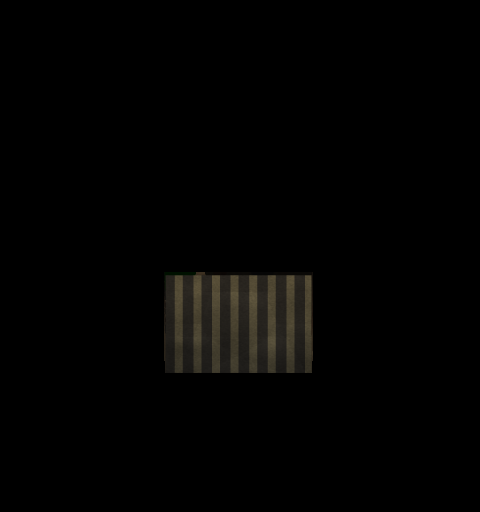
#> input picture resources/custom-art/ts-buildings-hd/tsweap/1-under-door/war-factory-under-00.png, 480 x 512 px
$ python -i ypreview.py   (imports and definitions only)
#> lines starting #> are read from the running program, lines starting #| are printed output that depends on the picture; pictures that were not available may be replaced by others from this repository, and a replacement may not be noted
"""Previews for the Construction Yard (checkpoint and delivery)."""
import numpy as np
from PIL import Image, ImageDraw

HAND = '/home/claude/work/ts/ts-buildings-hd-handoff/01-TSFACT'
PKG = '/home/claude/work/pkg'
BG = (90, 100, 80, 255)
GRID = (82, 92, 72, 255)
YARD_HEAD = 52                       # RA canvas: 384 x 360, the plot at y 52 .. 308


def on_bg(im, bg=BG):
    b = Image.new('RGBA', im.size, bg); b.alpha_composite(im.convert('RGBA')); return b


def label(im, text, xy=(6, 4), fill=(255, 255, 0, 255)):
    ImageDraw.Draw(im).text(xy, text, fill=fill)
    return im


# [15 lines left out: functions canvas, paste, not called in this run]


def gdi_wall(n):
    return Image.open(f'{PKG}/ts-gdi-wall-hd/frames/gdi-wall-{n:02d}.png').convert('RGBA')


def tower(state=0):
    return Image.open(f'{PKG}/ts-gdi-component-tower-hd/tower/component-tower-{state:02d}.png').convert('RGBA')


# [21 lines left out: function ra_scene, not called in this run]


def fit_sheet(iso_img, scale=2):
    inmod = on_bg(Image.open(f'{HAND}/in-mod/tsfact-0000.png'))
    iso = on_bg(iso_img)
    W, H = 384 * scale, 256 * scale
    s = Image.new('RGBA', (W * 2 + 12, H + 28), (30, 30, 30, 255))
    s.paste(inmod.resize((W, H), Image.NEAREST), (0, 28))
    s.paste(iso.resize((W, H), Image.LANCZOS), (W + 12, 28))
    label(s, 'In the mod now: TS GTCNST frame 0 (x3, 384x256)', (6, 8))
    label(s, 'HD rebuild, TS angle (same canvas, scale and place)', (W + 18, 8))
    return s

>>> import cv2
>>> picture = cv2.imread('../1-under-door/war-factory-under-00.png')
#> picture is the input picture: shape (512, 480, 3); mean B, G, R 2.2, 2.8, 3.1
>>> result = fit_sheet(picture)
#> in on_bg, `b = Image.new('RGBA', im.size, bg)`:
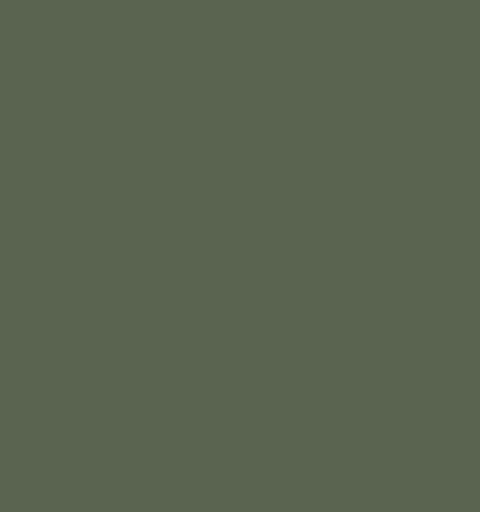
#> b: PIL image 480x512 RGBA; mean R, G, B, A 90, 100, 80, 255
#> in on_bg, `b.alpha_composite(im.convert('RGBA'))`:
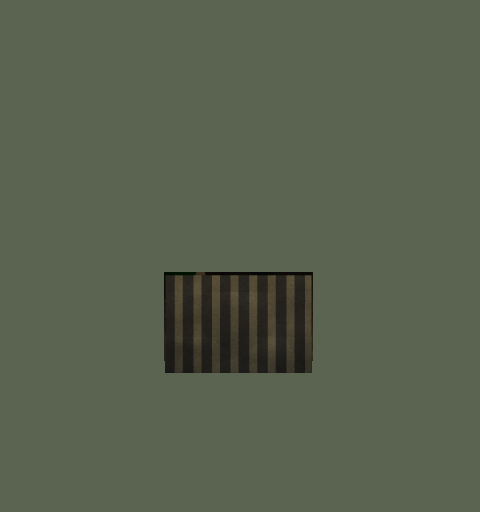
#> b: PIL image 480x512 RGBA; mean R, G, B, A 87.6, 96.7, 77.3, 255
#> in on_bg, `b.alpha_composite(im.convert('RGBA'))`:
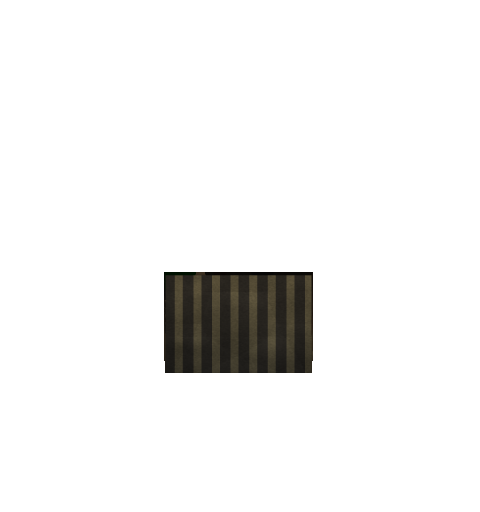
#> im: PIL image 480x512 RGBA; mean R, G, B, A 3.1, 2.8, 2.2, 15.6; transparent parts drawn white
#> (the run stopped early here; a loop or call above may not have finished)
